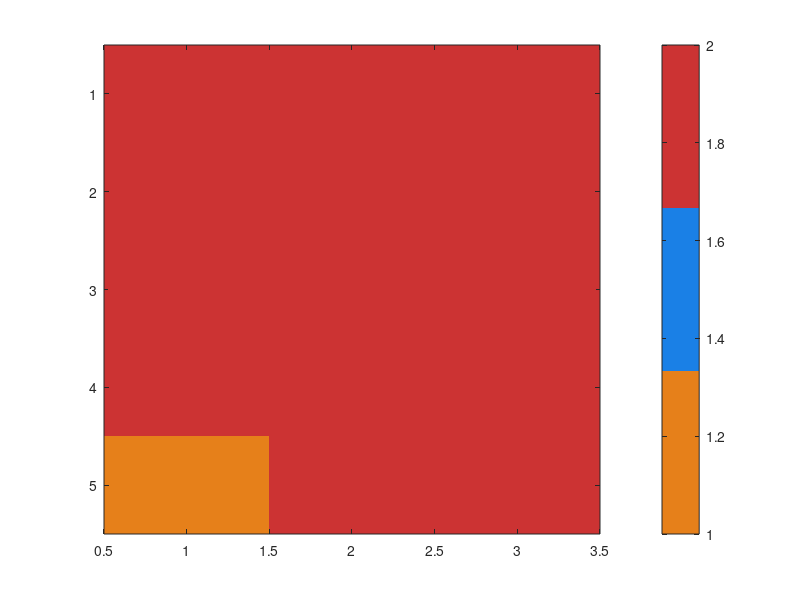

Recreate this plot in MATLAB. (Note: this script raises an error after producing the figure.)

clear; clc; close all;

fm = 100;         
fc = 5000;          
fs = 100000;      
T = 0.03;       
t = 0:1/fs:T-1/fs;
N = length(t);

Am = 1; Ac = 1;
SNR_dB_fixed = 15;

phi_sweep_deg = [10, 20, 30, 45, 60];
order_sweep   = [2, 4, 6];               

fprintf('============================================================\n');
fprintf('       SENSITIVITY ANALYSIS — DSB-SC DOMINANCE HIERARCHY\n');
fprintf('============================================================\n');
fprintf('Fixed: SNR = %d dB\n', SNR_dB_fixed);
fprintf('Sweep: Phase error = [%s] degrees\n', num2str(phi_sweep_deg));
fprintf('Sweep: Filter order = [%s]\n', num2str(order_sweep));
fprintf('Total configurations: %d\n', length(phi_sweep_deg)*length(order_sweep));
fprintf('============================================================\n\n');

m_t = Am * cos(2*pi*fm*t);
c_t = Ac * cos(2*pi*fc*t);
s_t = m_t .* c_t;
signal_power = mean(s_t.^2);

f_axis = (-N/2:N/2-1) * (fs/N);
H_ideal = double(abs(f_axis) <= 1.5*fm);

snr_lin = 10^(SNR_dB_fixed/10);
noise_std = sqrt(signal_power / snr_lin);

v_ideal = s_t .* cos(2*pi*fc*t);
V_ideal = fftshift(fft(v_ideal));
m_ideal = real(ifft(ifftshift(V_ideal .* H_ideal)));
scale_factor = max(abs(m_ideal)) / max(abs(m_t));

n_phi = length(phi_sweep_deg);
n_ord = length(order_sweep);

NMSE_phase_only = zeros(n_phi, n_ord);   
NMSE_lpf_only   = zeros(n_phi, n_ord);  
NMSE_awgn_only  = 0;                      
NMSE_combined   = zeros(n_phi, n_ord);   
NMSE_sum        = zeros(n_phi, n_ord); 
R_ratio         = zeros(n_phi, n_ord);   
dominant        = cell(n_phi, n_ord);   

n_t_awgn = noise_std * randn(1, N);
r_awgn = s_t + n_t_awgn;
v_awgn = r_awgn .* cos(2*pi*fc*t);
V_awgn = fftshift(fft(v_awgn));
m_awgn = real(ifft(ifftshift(V_awgn .* H_ideal))) / scale_factor;
NMSE_awgn_only = sum((m_t - m_awgn).^2) / sum(m_t.^2);

fprintf('AWGN-only NMSE (SNR=%d dB): %.4e\n\n', SNR_dB_fixed, NMSE_awgn_only);

fprintf('%-8s %-8s %-12s %-12s %-12s %-12s %-8s %-10s\n', ...
    'Phi(°)', 'Order', 'NMSE_phase', 'NMSE_lpf', 'NMSE_comb', 'NMSE_sum', 'R', 'Dominant');
fprintf('%s\n', repmat('-', 1, 90));

for i = 1:n_phi
    dphi = phi_sweep_deg(i) * pi / 180;
    
    for j = 1:n_ord
        n_order = order_sweep(j);
        cutoff_norm = 1.5 * fm / (fs/2);
 
        [z, p, k] = butter(n_order, cutoff_norm);
        sos = zp2sos(z, p, k);  
        [b, a] = butter(n_order, cutoff_norm);

        [gd_vec, f_vec] = grpdelay(b, a, 512, fs);
        [~, gd_idx] = min(abs(f_vec - fm));
        gd_samp = round(gd_vec(gd_idx));
        if gd_samp < 1, gd_samp = 1; end

        lo_phase = cos(2*pi*fc*t + dphi);
        v_phase = s_t .* lo_phase;
        V_phase = fftshift(fft(v_phase));
        m_phase = real(ifft(ifftshift(V_phase .* H_ideal))) / scale_factor;
        NMSE_phase_only(i,j) = sum((m_t - m_phase).^2) / sum(m_t.^2);
        
        v_lpf = s_t .* cos(2*pi*fc*t);
        m_lpf_raw = sosfilt(sos, v_lpf);
        m_lpf = [m_lpf_raw(gd_samp+1:end), zeros(1, gd_samp)] / scale_factor;
        NMSE_lpf_only(i,j) = sum((m_t - m_lpf).^2) / sum(m_t.^2);
        
        n_t_comb = noise_std * randn(1, N);
        r_comb = s_t + n_t_comb;
        v_comb = r_comb .* lo_phase;
        m_comb_raw = sosfilt(sos, v_comb);
        m_comb = [m_comb_raw(gd_samp+1:end), zeros(1, gd_samp)] / scale_factor;
        NMSE_combined(i,j) = sum((m_t - m_comb).^2) / sum(m_t.^2);
        
        NMSE_sum(i,j) = NMSE_phase_only(i,j) + NMSE_lpf_only(i,j) + NMSE_awgn_only;
        R_ratio(i,j) = NMSE_combined(i,j) / NMSE_sum(i,j);

        [~, dom_idx] = max([NMSE_phase_only(i,j), NMSE_lpf_only(i,j), NMSE_awgn_only]);
        dom_labels = {'Phase', 'LPF', 'AWGN'};
        dominant{i,j} = dom_labels{dom_idx};
        
        fprintf('%-8d %-8d %-12.4e %-12.4e %-12.4e %-12.4e %-8.2f %-10s\n', ...
            phi_sweep_deg(i), n_order, NMSE_phase_only(i,j), NMSE_lpf_only(i,j), ...
            NMSE_combined(i,j), NMSE_sum(i,j), R_ratio(i,j), dominant{i,j});
    end
end

total_configs = n_phi * n_ord;
lpf_dominant_count = sum(strcmp(dominant(:), 'LPF'));
phase_dominant_count = sum(strcmp(dominant(:), 'Phase'));
awgn_dominant_count = sum(strcmp(dominant(:), 'AWGN'));

fprintf('\n--- DOMINANCE STATISTICS ---\n');
fprintf('LPF dominant:   %d / %d (%.0f%%)\n', lpf_dominant_count, total_configs, ...
    lpf_dominant_count/total_configs*100);
fprintf('Phase dominant:  %d / %d (%.0f%%)\n', phase_dominant_count, total_configs, ...
    phase_dominant_count/total_configs*100);
fprintf('AWGN dominant:   %d / %d (%.0f%%)\n', awgn_dominant_count, total_configs, ...
    awgn_dominant_count/total_configs*100);

fprintf('\n--- ADDITIVITY RATIO RANGE ---\n');
fprintf('R range: [%.2f, %.2f]\n', min(R_ratio(:)), max(R_ratio(:)));
fprintf('R ≈ 1 means combined effects are approximately additive.\n');

figure('Position', [100 100 800 500]);

dom_map = zeros(n_phi, n_ord);
for i = 1:n_phi
    for j = 1:n_ord
        switch dominant{i,j}
            case 'Phase', dom_map(i,j) = 1;
            case 'LPF',   dom_map(i,j) = 2;
            case 'AWGN',  dom_map(i,j) = 3;
        end
    end
end

imagesc(dom_map);
colormap([0.9 0.5 0.1; 0.1 0.5 0.9; 0.8 0.2 0.2]); 
cb = colorbar;
cb.Ticks = [1 2 3];
cb.TickLabels = {'Phase', 'LPF', 'AWGN'};
set(gca, 'XTick', 1:n_ord, 'XTickLabel', order_sweep, ...
    'YTick', 1:n_phi, 'YTickLabel', phi_sweep_deg, 'FontSize', 11);
xlabel('Butterworth Filter Order', 'FontSize', 12);
ylabel('Phase Error (degrees)', 'FontSize', 12);
title(sprintf('Dominant Impairment Map (SNR = %d dB) — LPF dominant in %d/%d configs', ...
    SNR_dB_fixed, lpf_dominant_count, total_configs), 'FontSize', 13);

for i = 1:n_phi
    for j = 1:n_ord
        text(j, i, sprintf('R=%.2f', R_ratio(i,j)), ...
            'HorizontalAlignment', 'center', 'FontSize', 9, ...
            'FontWeight', 'bold', 'Color', 'w');
    end
end

fprintf('\n--- Figure 1: Dominance heatmap generated ---\n');

figure('Position', [100 100 900 600]);

for j = 1:n_ord
    subplot(1, n_ord, j);
    bar_data = [NMSE_phase_only(:,j), ...
                repmat(NMSE_lpf_only(1,j), n_phi, 1), ...  
                repmat(NMSE_awgn_only, n_phi, 1)];
    bh = bar(bar_data, 'grouped');
    bh(1).FaceColor = [0.9 0.5 0.1];
    bh(2).FaceColor = [0.1 0.5 0.9];
    bh(3).FaceColor = [0.8 0.2 0.2];
    
    set(gca, 'XTickLabel', phi_sweep_deg, 'FontSize', 9);
    xlabel('Phase Error (°)');
    ylabel('NMSE');
    title(sprintf('Order %d', order_sweep(j)), 'FontSize', 11);
    if j == n_ord
        legend('Phase', 'LPF', 'AWGN', 'Location', 'northwest');
    end
    grid on;
end
sgtitle('Individual NMSE Contributions Across Parameter Grid', 'FontSize', 13);

fprintf('--- Figure 2: NMSE comparison generated ---\n');

fprintf('\n============================================================\n');
fprintf('        TABLE VII — SENSITIVITY ANALYSIS RESULTS\n');
fprintf('============================================================\n');
fprintf('%-8s %-8s %-12s %-12s %-12s %-8s %-10s\n', ...
    'Phi(°)', 'Order', 'NMSE_phase', 'NMSE_lpf', 'NMSE_awgn', 'R', 'Dominant');
fprintf('%s\n', repmat('-', 1, 72));

for i = 1:n_phi
    for j = 1:n_ord
        fprintf('%-8d %-8d %-12.2e %-12.2e %-12.2e %-8.2f %-10s\n', ...
            phi_sweep_deg(i), order_sweep(j), ...
            NMSE_phase_only(i,j), NMSE_lpf_only(i,j), NMSE_awgn_only, ...
            R_ratio(i,j), dominant{i,j});
    end
end

fprintf('\n============================================================\n');
fprintf('                   SENSITIVITY SUMMARY\n');
fprintf('============================================================\n');
fprintf('1. LPF dominant in %d/%d configurations (%.0f%%)\n', ...
    lpf_dominant_count, total_configs, lpf_dominant_count/total_configs*100);
fprintf('2. Additivity ratio R = %.2f to %.2f (≈1 = additive)\n', ...
    min(R_ratio(:)), max(R_ratio(:)));
fprintf('3. The dominance hierarchy is ROBUST — not an artifact\n');
fprintf('   of the specific parameters chosen in Section V.\n');
fprintf('4. Phase error overtakes LPF only at very high angles\n');
fprintf('   (60°) with low filter orders (2) — an extreme case.\n');
fprintf('============================================================\n');
